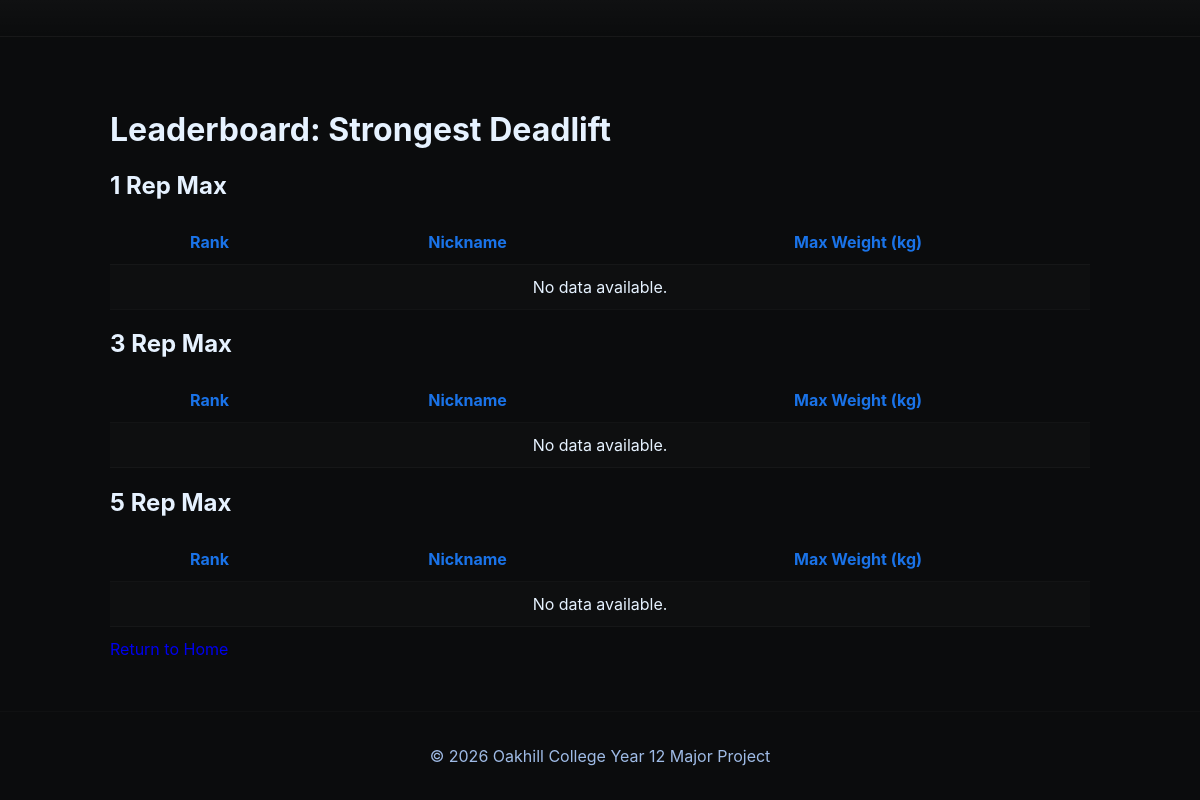
/my_app/leaderboard/deadlift/, run on an earlier commit of the app's database.
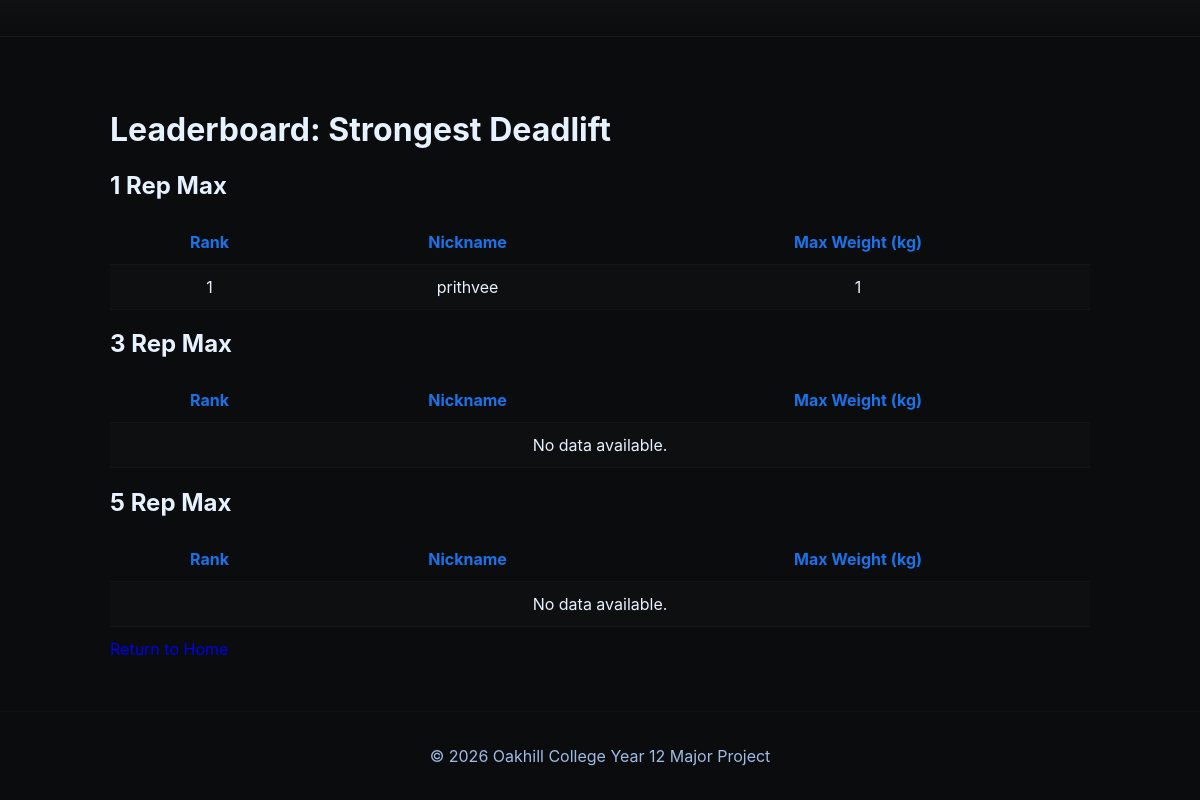
And on a later commit of the database.
### users/models.py (models this page shows, shortened)
class Profile(models.Model):
    user = models.OneToOneField(User, on_delete=models.CASCADE, related_name="profile")
    nickname = models.CharField(max_length=30, unique=True)
    full_name = models.CharField(max_length=100, blank=True, null=True)
    date_of_birth = models.DateField(blank=True, null=True)
    GENDER_MALE = 'M'
    GENDER_FEMALE = 'F'
    GENDER_OTHER = 'O'
    GENDER_CHOICES = [
        (GENDER_MALE, 'Male'),
        (GENDER_FEMALE, 'Female'),
        (GENDER_OTHER, 'Other'),
    ]
    gender = models.CharField(max_length=1, choices=GENDER_CHOICES, blank=True, null=True)
    weight_kg = models.DecimalField(max_digits=6, decimal_places=2, blank=True, null=True)
    height_cm = models.DecimalField(max_digits=6, decimal_places=2, blank=True, null=True)
    xp = models.IntegerField(default=0)
    level = models.IntegerField(default=1)
    streak_count = models.IntegerField(default=0)
    last_workout_date = models.DateField(blank=True, null=True)

### my_app/views.py (the view)
# urls.py: path("leaderboard/deadlift/", views.leaderboard_deadlift, name="leaderboard_deadlift"),
def leaderboard_deadlift(request):
    return _leaderboard_lift(request, 'Deadlift')

### my_app/views.py (called while the page is built)
def _leaderboard_lift(request, lift_name):
    rep_targets = [1, 3, 5]
    leaderboards = {}
    for rep in rep_targets:
        sets = ExerciseSet.objects.filter(
            session_exercise__exercise__exercise_name__iexact=lift_name,
            reps=rep
        ).values(
            'session_exercise__session__profile__nickname',
            'session_exercise__session__profile__id'
        ).annotate(
            max_weight=Max('weight')
        ).order_by('-max_weight')
        leaderboards[rep] = sets
    return render(request, 'my_app/leaderboard_lift.html', {
        'lift_name': lift_name,
        'leaderboards': leaderboards
    })

### my_app/templates/my_app/leaderboard_lift.html
{% extends 'my_app/base.html' %}
{% block content %}
<h1>Leaderboard: Strongest {{ lift_name }}</h1>
{% for rep, sets in leaderboards.items %}
    <h2>{{ rep }} Rep Max</h2>
    <table>
        <tr><th>Rank</th><th>Nickname</th><th>Max Weight (kg)</th></tr>
        {% for entry in sets %}
        <tr>
            <td>{{ forloop.counter }}</td>
            <td>{{ entry.session_exercise__session__profile__nickname }}</td>
            <td>{{ entry.max_weight }}</td>
        </tr>
        {% empty %}
        <tr><td colspan="3">No data available.</td></tr>
        {% endfor %}
    </table>
{% endfor %}
<a href="{% url 'my_app:home' %}">Return to Home</a>
{% endblock %}

What changed in the data, as far as the page shows it:
now on this page (row edited): Profile: session_exercise__session__profile__nickname "prithvee", max_weight "1"
Also different on the page:
list line gone: "No data available."
